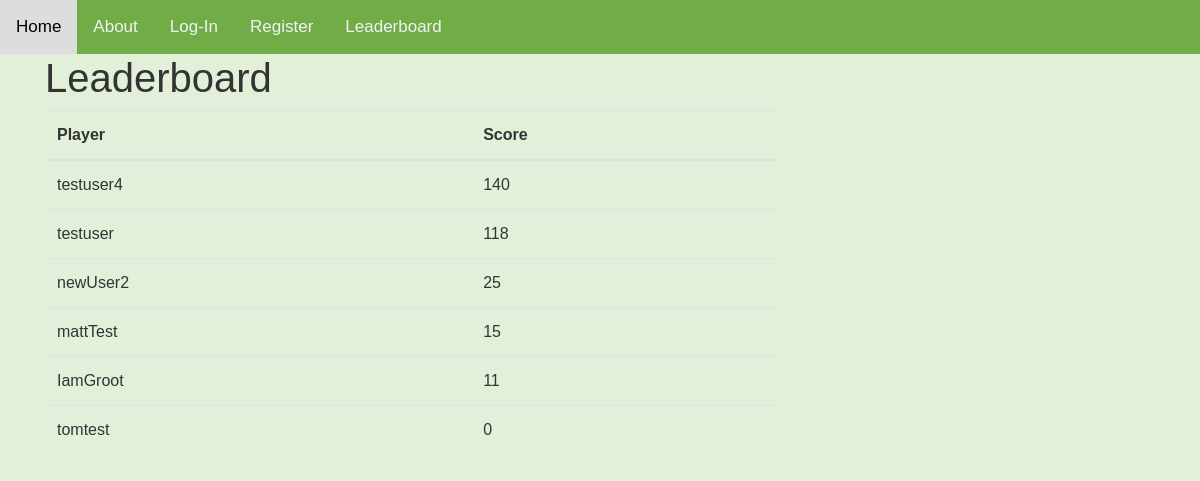
Page /leaderboard/ on the committed database.
### users/models.py (models this page shows, shortened)
class Profile(models.Model):
    user = models.OneToOneField(User, on_delete=models.CASCADE)
    image = models.ImageField(default='default.jpg', upload_to='profile_pics')
    score = models.IntegerField(default=0)
    userRank = models.IntegerField(default=0)

### Food_Scanner/views.py (the view)
# urls.py: path('leaderboard/', views.leaderboard, name='Food_Scanner-leaderboard'),
def leaderboard(request):
    d = Profile.objects.order_by('-score')
    return render(request, 'Food_Scanner/leaderboard.html', locals())

### Food_Scanner/templates/Food_Scanner/leaderboard.html
{% extends "Food_Scanner/base.html" %}
{% block content %}
    <h1>Leaderboard</h1>
    <table class="table">
  <thead>
    <tr>
      <th scope="col">Player</th>
      <th scope="col">Score</th>
    </tr>
  </thead>
  <tbody>
    {% for i in d %}
      <tr>
      <td>{{ i.user }}</td>
      <td>{{ i.score }}</td>
      </tr>
    {%  endfor %}
  </tbody>
    </table>
    </body>
{% endblock content%}

### Food_Scanner/static/Food_Scanner/main.css (style rules this page uses)
body { background: #e2f0d9; color: #333333; font-family: Arial, Helvetica, sans-serif; }

### rows in the picture
Profile: user "testuser4", score "140"
Profile: user "testuser", score "118"
Profile: user "newUser2", score "25"
Profile: user "mattTest", score "15"
Profile: user "IamGroot", score "11"
Profile: user "tomtest", score "0"
